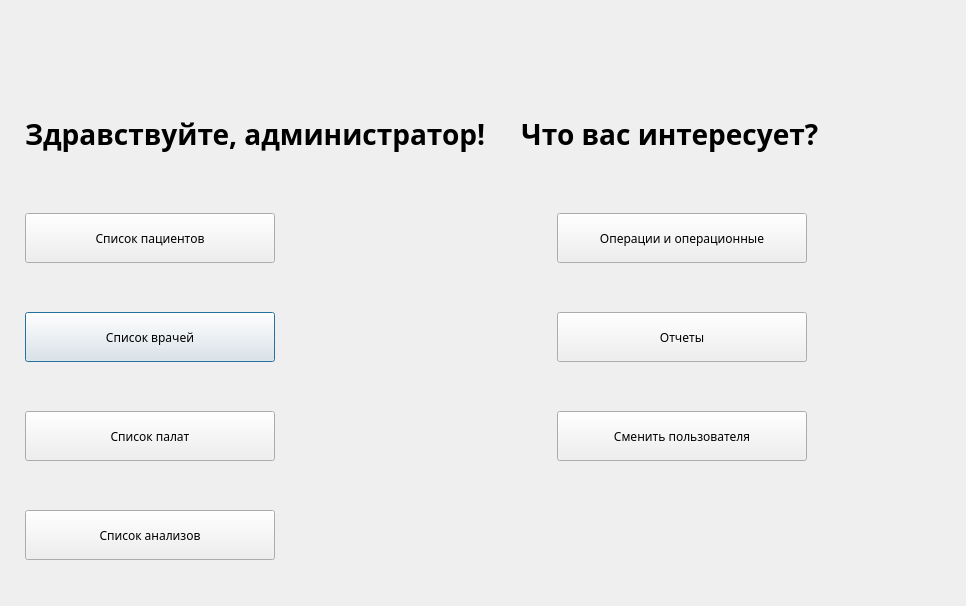
<?xml version="1.0" encoding="UTF-8"?>
<ui version="4.0">
 <class>adminmenu</class>
 <widget class="QDialog" name="adminmenu">
  <property name="geometry">
   <rect>
    <x>0</x>
    <y>0</y>
    <width>966</width>
    <height>606</height>
   </rect>
  </property>
  <property name="font">
   <font>
    <family>Gargi</family>
   </font>
  </property>
  <property name="windowTitle">
   <string>Меню администратора</string>
  </property>
  <layout class="QGridLayout" name="gridLayout">
   <item row="3" column="0">
    <widget class="QPushButton" name="btnDoctorList">
     <property name="minimumSize">
      <size>
       <width>250</width>
       <height>50</height>
      </size>
     </property>
     <property name="maximumSize">
      <size>
       <width>150</width>
       <height>30</height>
      </size>
     </property>
     <property name="text">
      <string>Список врачей</string>
     </property>
    </widget>
   </item>
   <item row="4" column="1">
    <widget class="QPushButton" name="btnChangeUser">
     <property name="minimumSize">
      <size>
       <width>250</width>
       <height>50</height>
      </size>
     </property>
     <property name="maximumSize">
      <size>
       <width>150</width>
       <height>30</height>
      </size>
     </property>
     <property name="text">
      <string>Сменить пользователя</string>
     </property>
    </widget>
   </item>
   <item row="0" column="0" colspan="2">
    <widget class="QLabel" name="lbSpecialization_15">
     <property name="minimumSize">
      <size>
       <width>900</width>
       <height>100</height>
      </size>
     </property>
     <property name="maximumSize">
      <size>
       <width>850</width>
       <height>40</height>
      </size>
     </property>
     <property name="font">
      <font>
       <family>Gargi</family>
       <pointsize>21</pointsize>
       <weight>75</weight>
       <bold>true</bold>
      </font>
     </property>
     <property name="text">
      <string>Здравствуйте, администратор!     Что вас интересует?</string>
     </property>
     <property name="margin">
      <number>7</number>
     </property>
    </widget>
   </item>
   <item row="3" column="1">
    <widget class="QPushButton" name="btnAllRecording">
     <property name="minimumSize">
      <size>
       <width>250</width>
       <height>50</height>
      </size>
     </property>
     <property name="maximumSize">
      <size>
       <width>150</width>
       <height>30</height>
      </size>
     </property>
     <property name="text">
      <string>Отчеты</string>
     </property>
    </widget>
   </item>
   <item row="2" column="0">
    <widget class="QPushButton" name="btnPatientList">
     <property name="minimumSize">
      <size>
       <width>250</width>
       <height>50</height>
      </size>
     </property>
     <property name="maximumSize">
      <size>
       <width>150</width>
       <height>30</height>
      </size>
     </property>
     <property name="text">
      <string>Список пациентов</string>
     </property>
    </widget>
   </item>
   <item row="2" column="1">
    <widget class="QPushButton" name="btnSurgeryAndOperatingRoom">
     <property name="minimumSize">
      <size>
       <width>250</width>
       <height>50</height>
      </size>
     </property>
     <property name="maximumSize">
      <size>
       <width>150</width>
       <height>30</height>
      </size>
     </property>
     <property name="text">
      <string>Операции и операционные</string>
     </property>
    </widget>
   </item>
   <item row="4" column="0">
    <widget class="QPushButton" name="btnWardList">
     <property name="minimumSize">
      <size>
       <width>250</width>
       <height>50</height>
      </size>
     </property>
     <property name="maximumSize">
      <size>
       <width>150</width>
       <height>30</height>
      </size>
     </property>
     <property name="text">
      <string>Список палат</string>
     </property>
    </widget>
   </item>
   <item row="5" column="0">
    <widget class="QPushButton" name="btnAnalysisList">
     <property name="minimumSize">
      <size>
       <width>250</width>
       <height>50</height>
      </size>
     </property>
     <property name="maximumSize">
      <size>
       <width>150</width>
       <height>30</height>
      </size>
     </property>
     <property name="text">
      <string>Список анализов</string>
     </property>
    </widget>
   </item>
  </layout>
 </widget>
 <resources/>
 <connections/>
</ui>
